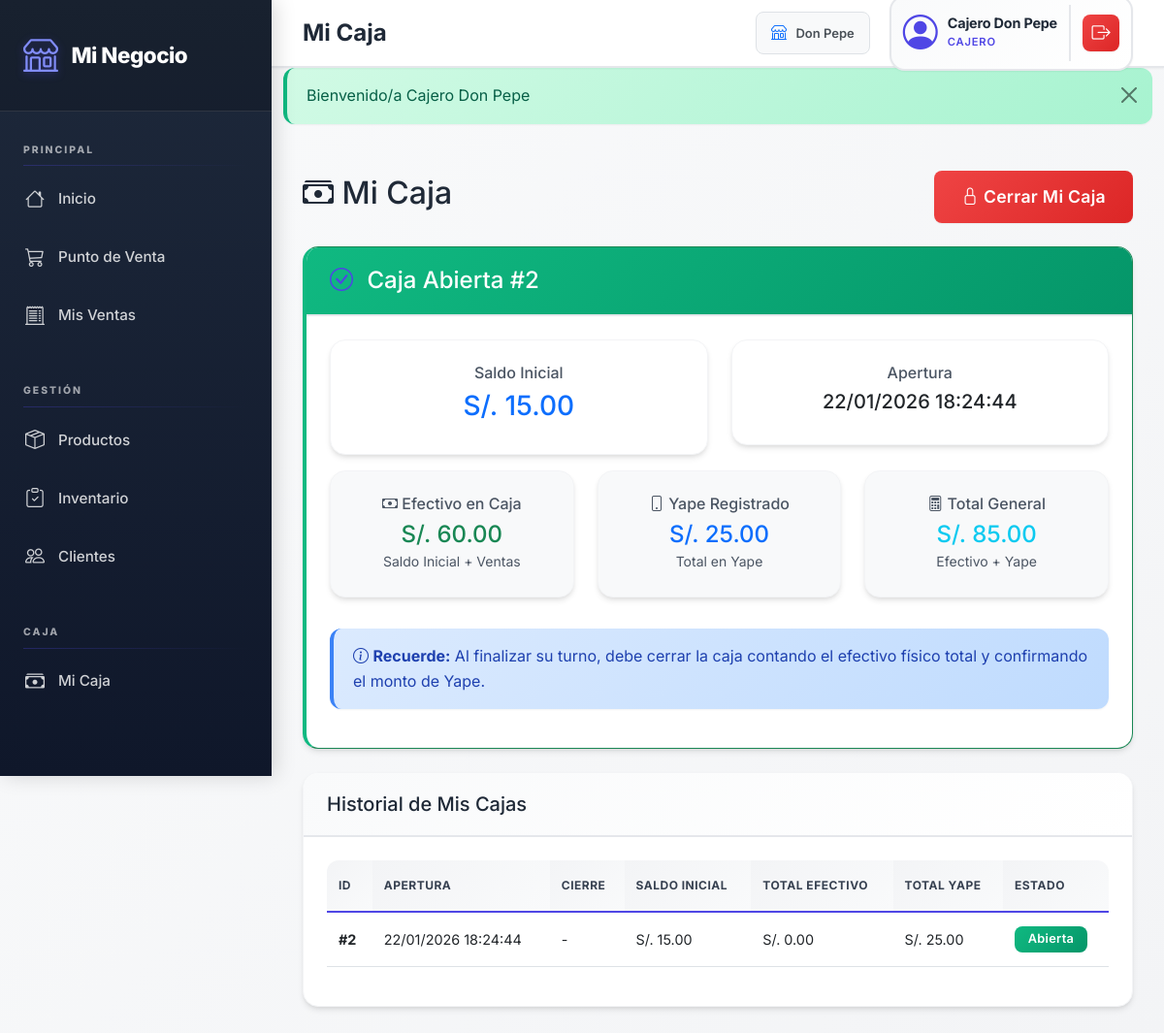
/views/cajero/caja.php (signed in), run on the app's committed database.
### tables this page shows
CREATE TABLE `cajas` (
  `id` int(11) NOT NULL,
  `tienda_id` int(11) NOT NULL,
  `usuario_id` int(11) NOT NULL,
  `fecha_apertura` timestamp NOT NULL DEFAULT current_timestamp(),
  `saldo_inicial` decimal(10,2) NOT NULL DEFAULT 0.00,
  `fecha_cierre` timestamp NULL DEFAULT NULL,
  `efectivo_esperado` decimal(10,2) DEFAULT 0.00,
  `efectivo_contado` decimal(10,2) DEFAULT NULL,
  `yape_total_registrado` decimal(10,2) DEFAULT 0.00,
  `diferencia_efectivo` decimal(10,2) DEFAULT 0.00,
  `estado` enum('ABIERTA','CERRADA','VALIDADA') NOT NULL DEFAULT 'ABIERTA',
  `observacion` text DEFAULT NULL,
  `validado_por` int(11) DEFAULT NULL,
  `fecha_validacion` timestamp NULL DEFAULT NULL
);

### config/config.php (called while the page is built, shortened)
<?php
function formatMoney($amount) {
    return 'S/. ' . number_format($amount ?? 0, 2);
}
function formatDate($date) {
    return date('d/m/Y H:i:s', strtotime($date));
}
function e($value) {
    return htmlspecialchars((string)$value, ENT_QUOTES, 'UTF-8');
}
function getCajaAbierta($usuario_id = null) {
    $db = Database::getInstance()->getConnection();
    $params = [];
    $sql = "SELECT * FROM cajas WHERE estado = 'ABIERTA'";
    if (hasTienda()) {
        $sql .= " AND tienda_id = :tienda_id";
        $params['tienda_id'] = getTiendaId();
    }
    if ($usuario_id) {
        $sql .= " AND usuario_id = :usuario_id";
        $params['usuario_id'] = $usuario_id;
    }
    $sql .= " ORDER BY id DESC LIMIT 1";
    $stmt = $db->prepare($sql);
    $stmt->execute($params);
    return $stmt->fetch();
}
function getTiendaId() {
    return $_SESSION['tienda_id'] ?? null;
}
function hasTienda() {
    return isset($_SESSION['tienda_id']) && $_SESSION['tienda_id'] !== null;
}

### views/cajero/caja.php (the view, shortened to what this page needs)
<?php
require_once '../../config/config.php';
include '../layouts/header.php';
$db = Database::getInstance()->getConnection();
$caja_abierta = getCajaAbierta($_SESSION['user_id']);
$stmt = $db->prepare("
    SELECT * FROM cajas
    WHERE usuario_id = :usuario_id
    ORDER BY id DESC
    LIMIT 10
");
$stmt->execute(['usuario_id' => $_SESSION['user_id']]);
$mis_cajas = $stmt->fetchAll();
?>
<div class="row">
    <div class="col-12">
        <div class="d-flex justify-content-between align-items-center mb-4">
            <h2><i class="bi bi-cash-stack"></i> Mi Caja</h2>
            <?php if (!$caja_abierta): ?>
            <button type="button" class="btn btn-success btn-lg" data-bs-toggle="modal" data-bs-target="#modalAbrirCaja">
                <i class="bi bi-unlock"></i> Abrir Mi Caja
            </button>
            <?php else: ?>
            <button type="button" class="btn btn-danger btn-lg" data-bs-toggle="modal" data-bs-target="#modalCerrarCaja">
                <i class="bi bi-lock"></i> Cerrar Mi Caja
            </button>
            <?php endif; ?>
        </div>
    </div>
</div>
<?php if ($caja_abierta): ?>
<div class="row mb-4">
    <div class="col-12">
        <div class="card border-success">
            <div class="card-header bg-success text-white">
                <h4 class="mb-0"><i class="bi bi-check-circle"></i> Caja Abierta #<?php echo e($caja_abierta['id']); ?></h4>
            </div>
            <div class="card-body">
                <div class="row">
                    <div class="col-md-6 mb-3">
                        <div class="card">
                            <div class="card-body text-center">
                                <h6 class="text-muted">Saldo Inicial</h6>
                                <h3 class="text-primary"><?php echo e(formatMoney($caja_abierta['saldo_inicial'])); ?></h3>
                            </div>
                        </div>
                    </div>
                    <div class="col-md-6 mb-3">
                        <div class="card">
                            <div class="card-body text-center">
                                <h6 class="text-muted">Apertura</h6>
                                <h5><?php echo e(formatDate($caja_abierta['fecha_apertura'])); ?></h5>
                            </div>
                        </div>
                    </div>
                </div>
                <div class="row">
                    <div class="col-md-4 mb-3">
                        <div class="card bg-light">
                            <div class="card-body text-center">
                                <h6 class="text-muted mb-2">
                                    <i class="bi bi-cash"></i> Efectivo en Caja
                                </h6>
                                <h4 class="text-success mb-0">
                                    <?php echo e(formatMoney($caja_abierta['saldo_inicial'] + $caja_abierta['efectivo_esperado'])); ?>
                                </h4>
                                <small class="text-muted">Saldo Inicial + Ventas</small>
                            </div>
                        </div>
                    </div>
                    <div class="col-md-4 mb-3">
                        <div class="card bg-light">
                            <div class="card-body text-center">
                                <h6 class="text-muted mb-2">
                                    <i class="bi bi-phone"></i> Yape Registrado
                                </h6>
                                <h4 class="text-primary mb-0">
                                    <?php echo e(formatMoney($caja_abierta['yape_total_registrado'])); ?>
                                </h4>
                                <small class="text-muted">Total en Yape</small>
                            </div>
                        </div>
                    </div>
                    <div class="col-md-4 mb-3">
                        <div class="card bg-light">
                            <div class="card-body text-center">
                                <h6 class="text-muted mb-2">
                                    <i class="bi bi-calculator"></i> Total General
                                </h6>
                                <h4 class="text-info mb-0">
                                    <?php echo e(formatMoney($caja_abierta['saldo_inicial'] + $caja_abierta['efectivo_esperado'] + $caja_abierta['yape_total_registrado'])); ?>
                                </h4>
                                <small class="text-muted">Efectivo + Yape</small>
                            </div>
                        </div>
                    </div>
                </div>
                <div class="alert alert-info mt-3">
                    <i class="bi bi-info-circle"></i> <strong>Recuerde:</strong> Al finalizar su turno, debe cerrar la caja contando el efectivo físico total y confirmando el monto de Yape.
                </div>
            </div>
        </div>
    </div>
</div>
<?php endif; ?>
<div class="row">
    <div class="col-12">
        <div class="card">
            <div class="card-header">
                <h5 class="mb-0">Historial de Mis Cajas</h5>
            </div>
            <div class="card-body">
                <div class="table-responsive">
                    <table class="table table-hover">
                        <thead>
                            <tr>
                                <th>ID</th>
                                <th>Apertura</th>
                                <th>Cierre</th>
                                <th>Saldo Inicial</th>
                                <th>Total Efectivo</th>
                                <th>Total Yape</th>
                                <th>Estado</th>
                            </tr>
                        </thead>
                        <tbody>
                            <?php foreach ($mis_cajas as $caja): ?>
                            <tr>
                                <td><strong>#<?php echo e($caja['id']); ?></strong></td>
                                <td><?php echo e(formatDate($caja['fecha_apertura'])); ?></td>
                                <td><?php echo e($caja['fecha_cierre'] ? formatDate($caja['fecha_cierre']) : '-'); ?></td>
                                <td><?php echo e(formatMoney($caja['saldo_inicial'])); ?></td>
                                <td><?php echo e(formatMoney($caja['efectivo_contado'] ?? 0)); ?></td>
                                <td><?php echo e(formatMoney($caja['yape_total_registrado'])); ?></td>
                                <td>
                                    <?php if ($caja['estado'] === 'ABIERTA'): ?>
                                        <span class="badge bg-success">Abierta</span>
                                    <?php elseif ($caja['estado'] === 'CERRADA'): ?>
                                        <span class="badge bg-warning">Pendiente Validación</span>
                                    <?php else: ?>
                                        <span class="badge bg-secondary">Validada</span>
                                    <?php endif; ?>
                                </td>
                            </tr>
                            <?php endforeach; ?>
                        </tbody>
                    </table>
                </div>
            </div>
        </div>
    </div>
</div>
<?php include '../layouts/footer.php'; ?>

### assets/css/style.css (style rules this page uses)
:root { --primary-color: #4F46E5; --primary-dark: #4338CA; --primary-light: #818CF8; --secondary-color: #64748B; --success-color: #10B981; --danger-color: #EF4444; --warning-color: #F59E0B; --info-color: #3B82F6; --gray-50: #F9FAFB; --gray-100: #F3F4F6; --gray-200: #E5E7EB; --gray-300: #D1D5DB; --gray-600: #4B5563; --gray-700: #374151; --gray-800: #1F2937; --gray-900: #111827; --font-primary: 'Inter', -apple-system, BlinkMacSystemFont, 'Segoe UI', sans-serif; --font-mono: 'JetBrains Mono', 'Courier New', monospace; --spacing-xs: 0.25rem; --spacing-sm: 0.5rem; --spacing-md: 1rem; --spacing-lg: 1.5rem; --spacing-xl: 2rem; --radius-sm: 0.375rem; --radius-md: 0.5rem; --radius-lg: 0.75rem; --radius-xl: 1rem; --shadow-sm: 0 1px 2px 0 rgba(0, 0, 0, 0.05); --shadow-md: 0 4px 6px -1px rgba(0, 0, 0, 0.1), 0 2px 4px -1px rgba(0, 0, 0, 0.06); --shadow-lg: 0 10px 15px -3px rgba(0, 0, 0, 0.1), 0 4px 6px -2px rgba(0, 0, 0, 0.05); --shadow-xl: 0 20px 25px -5px rgba(0, 0, 0, 0.1), 0 10px 10px -5px rgba(0, 0, 0, 0.04); }
* { margin: 0; padding: 0; box-sizing: border-box; }
body { font-family: var(--font-primary); background: linear-gradient(135deg, var(--gray-50) 0%, var(--gray-100) 100%); background-attachment: fixed; color: var(--gray-800); line-height: 1.6; min-height: 100vh; overflow-x: hidden; -webkit-font-smoothing: antialiased; -moz-osx-font-smoothing: grayscale; }
.card { border: none; border-radius: var(--radius-xl); box-shadow: var(--shadow-md); transition: all 0.3s cubic-bezier(0.4, 0, 0.2, 1); background: white; overflow: hidden; border: 1px solid var(--gray-100); }
.card-header { background: linear-gradient(135deg, var(--gray-50) 0%, white 100%); border-bottom: 2px solid var(--gray-200); font-weight: 700; padding: 1.25rem 1.5rem; font-size: 1.1rem; color: var(--gray-800); }
.card-header i { color: var(--primary-color); margin-right: 0.5rem; }
.card-body { padding: 1.5rem; }
.card.border-success { border-left: 4px solid var(--success-color) !important; }
.btn { border-radius: var(--radius-md); font-weight: 600; padding: 0.625rem 1.25rem; transition: all 0.3s ease; border: none; box-shadow: var(--shadow-sm); letter-spacing: 0.3px; }
.btn-danger { background: linear-gradient(135deg, #EF4444 0%, #DC2626 100%); }
.btn-lg { padding: 0.875rem 1.75rem; font-size: 1.1rem; }
.table { font-size: 0.9rem; }
.table thead th { background: linear-gradient(135deg, var(--gray-100) 0%, var(--gray-50) 100%); border-bottom: 2px solid var(--primary-color); font-weight: 700; text-transform: uppercase; font-size: 0.75rem; color: var(--gray-700); letter-spacing: 0.5px; padding: 1rem 0.75rem; }
.table tbody tr { transition: all 0.2s ease; }
.table tbody td { padding: 0.875rem 0.75rem; vertical-align: middle; }
.table-responsive { border-radius: var(--radius-lg); overflow-x: auto; overflow-y: hidden; -webkit-overflow-scrolling: touch; }
.table-responsive > table { min-width: 600px; }
.badge { font-weight: 600; padding: 0.45rem 0.85rem; border-radius: var(--radius-md); letter-spacing: 0.3px; font-size: 0.8rem; }
.badge.bg-success { background: linear-gradient(135deg, #10B981 0%, #059669 100%) !important; }
.alert { border-radius: var(--radius-lg); border: none; padding: 1rem 1.25rem; box-shadow: var(--shadow-sm); border-left: 4px solid; }
.alert-info { background: linear-gradient(135deg, #DBEAFE 0%, #BFDBFE 100%); border-left-color: var(--info-color); color: #1E40AF; }
.bg-success { background: linear-gradient(135deg, #10B981 0%, #059669 100%) !important; color: white !important; }
.text-muted { color: var(--gray-600) !important; }
small.text-muted { color: var(--gray-600) !important; }

### data on the page
cajas: id "2", saldo_inicial "S/. 15.00", fecha_apertura "22/01/2026 18:24:44", formatMoney($caja_abierta['saldo_inicial'] + $caja_abierta['efectivo_esperado']) "S/. 60.00", yape_total_registrado "S/. 25.00", saldo_inicial+efectivo_esperado+yape_total_registrado "S/. 85.00", fecha_cierre "-", efectivo_contado "S/. 0.00", estado "Abierta"

### other printed values
$page_title "Mi Caja"
getTiendaNombre() "Don Pepe"
$_SESSION['nombre'] "Cajero Don Pepe"
$_SESSION['rol'] "CAJERO"
$flash['message'] "Bienvenido/a Cajero Don Pepe"
